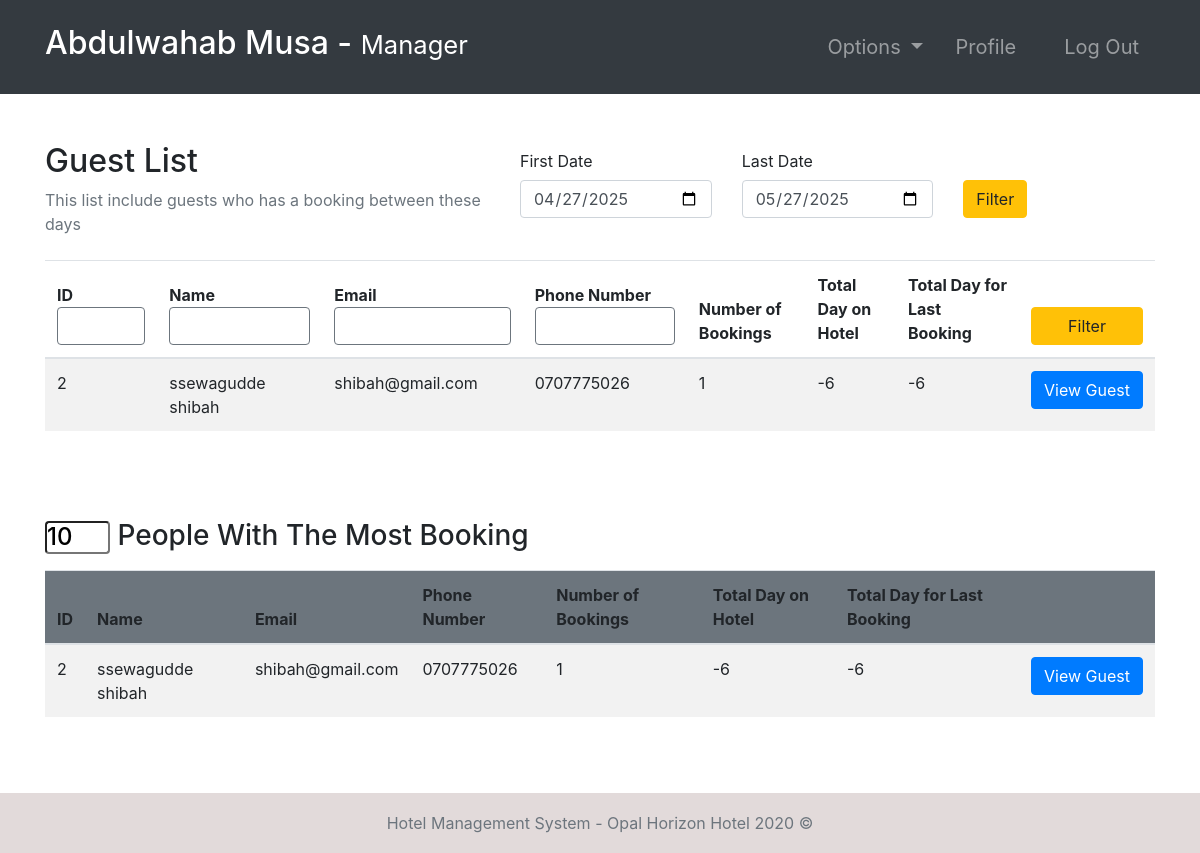
/guests/ (signed in), run on the app's committed database.
### accounts/models.py (models this page shows, shortened)
class Guest(models.Model):
    user = models.OneToOneField(User, null=True, on_delete=models.CASCADE)
    phoneNumber = PhoneNumberField(unique=True)
    def numOfBooking(self):
        Booking = apps.get_model('room', 'Booking')
        return Booking.objects.filter(guest=self).count()
    def numOfDays(self):
        Booking = apps.get_model('room', 'Booking')
        totalDay = 0
        bookings = Booking.objects.filter(guest=self)
        for b in bookings:
            day = b.endDate - b.startDate
            totalDay += int(day.days)
        return totalDay
    def numOfLastBookingDays(self):
        Booking = apps.get_model('room', 'Booking')
        try:
            return int((Booking.objects.filter(guest=self).last().endDate - Booking.objects.filter(guest=self).last().startDate).days)
        except:
            return 0

### room/models.py (models this page shows, shortened)
class Booking(models.Model):
    roomNumber = models.ForeignKey(Room, on_delete=models.CASCADE)
    guest = models.ForeignKey('accounts.Guest', null=True, on_delete=models.CASCADE)
    dateOfReservation = models.DateField(default=timezone.now)
    startDate = models.DateField()
    endDate = models.DateField()

### accounts/views.py (the view, shortened to what this page needs)
# urls.py: path('guests/', guests, name="guests"),
@login_required(login_url='login')
def guests(request):
    role = str(request.user.groups.all()[0])
    path = role + "/"
    topRange = Booking.objects.all().values("guest").annotate(
        total=Count("guest")).order_by("-total")
    topLimit = 10
    topList = []
    for t in topRange:
        if len(topList) > 10:
            break
        else:
            topList.append(Guest.objects.get(id=t.get("guest")))
    bookings = Booking.objects.all()
    fd = datetime.combine(date.today()-timedelta(days=30), datetime.min.time())
    ld = datetime.combine(date.today(), datetime.min.time())
    guests = []
    for b in bookings:
        if b.endDate >= fd.date() and b.startDate <= ld.date():
            if b.guest not in guests:
                guests.append(b.guest)
    context = {
        "role": role,
        "guests": guests,
        "topList": topList,
        "topLimit": topLimit,
        "fd": fd,
        "ld": ld
    }
    return render(request, path + "guests.html", context)

### templates/manager/guests.html
{% extends '../index.html' %}
{% block context %}
{% include '../common_pages/guests.html' %}
{% endblock %}

### templates/incs/nav.html (shortened to what this page needs)
<nav class="navbar navbar-dark bg-dark navbar-expand-lg py-3 " role="navigation">
    <div class="container">
        <a href="" class="navbar-brand">
            <h2 class="text-capitalize">
                {{ request.user.first_name }} {{ request.user.last_name }} -
                <small>
                    {{ role }}
                </small>
            </h2>
        </a>
        <div class="collapse navbar-collapse" id="navbarTags">
            <ul class="navbar-nav ml-auto">
                <li class="nav-item dropdown p-2">
                    <a class="nav-link dropdown-toggle" href="#" id="navbarDropdown" role="button"
                        data-toggle="dropdown" aria-haspopup="true" aria-expanded="false">
                        Options
                    </a>
                </li>
                <li class="nav-item mr-3 p-2">
                    {% if role == 'staff' or role == 'receptionist' or role == 'admin' or role == 'manager' %}
                    <a href="{% url 'employee-profile' user.id %}" class="nav-link">Profile</a>
                    {% endif %}
                </li>
                <li class="nav-item p-2 ">
                    <a href="{% url 'logout' %}" class="nav-link">Log Out</a>
                </li>
            </ul>
        </div>
    </div>
</nav>

### templates/common_pages/guests.html (shortened to what this page needs)
<div class="container py-5">
    <div class="table-header row">
        <div class="col-sm-12 col-md-12 col-lg-5 mb-4">
            <h2>Guest List</h2>
            <span class="text-muted">This list include guests who has a booking between these days</span>
        </div>
        <div class="col-sm-12 col-md-12 col-lg-7">
            <form action="" method="POST">
                <div class="row">
                    <div class="form-group col-4">
                        <label for="example-date-input" class="col-form-label">First Date</label>
                        <div class="">
                            <input class="form-control" type="date"
                                value="{{fd.year}}-{% if fd.month < 10 %}0{{fd.month}}{% else %}{{fd.month}}{% endif %}-{% if fd.day < 10 %}0{{fd.day}}{% else %}{{fd.day}}{% endif %}"
                                name="f_day" id="f_day">
                        </div>
                    </div>
                    <div class="form-group col-4">
                        <label for="example-date-input" class="col-form-label">Last Date</label>
                        <div class="">
                            <input class="form-control" type="date"
                                value="{{ld.year}}-{% if ld.month < 10 %}0{{ld.month}}{% else %}{{ld.month}}{% endif %}-{% if ld.day < 10 %}0{{ld.day}}{% else %}{{ld.day}}{% endif %}"
                                name="l_day" id="l_day">
                        </div>
                    </div>
                    <div class="col-4" style="margin-top:38px;">
                        <button type="submit" class="btn btn-warning" name="filterDate">Filter</button>
                    </div>
                </div>
            </form>
        </div>
    </div>
    <table class="table table-striped">
        <thead>
            <tr>
                <form action="" method="POST">
                    <th>ID<input type="number" name="id" min="0" value="{{id}}"
                            class="form-control border border-secondary">
                    </th>
                    <th>Name<input type="text" name="name" value="{{name}}"
                            class="form-control border border-secondary"></th>
                    <th>Email<input type="text" name="email" value="{{email}}"
                            class="form-control border border-secondary"></th>
                    <th>Phone Number<input type="number" name="number" min="0" value="{{number}}"
                            class="form-control border border-secondary">
                    </th>
                    <th>Number of Bookings</th>
                    <th>Total Day on Hotel</th>
                    <th>Total Day for Last Booking</th>
                    <th><button type="submit" name="filterGuest" class="btn btn-warning w-100">Filter</button></th>
                </form>
            </tr>
        </thead>
        <tbody>
            {% for g in guests %}
            <tr>
                <td>{{g.user.id}}</td>
                <td>{{g.user.first_name}} {{g.user.last_name}}</td>
                <td>{{g.user.email}}</td>
                <td>{{g.phoneNumber}}</td>
                <td>{{g.numOfBooking}}</td>
                <td>{{g.numOfDays}}</td>
                <td>{{g.numOfLastBookingDays}}</td>
                <td> <a href="{% url 'guest-profile' g.user.id %}" class="btn btn-primary w-100">View&nbsp;Guest</a>
                </td>
            </tr>
            {% endfor %}
        </tbody>
    </table>  <br> <br> <br>
        <div class="h3">
            <form action="" method="POST">
                <input type="number" name="top" min="0" value="{{topLimit}}" class="d-inline rounded h4"
                    style="width: 65px;">
                People With The Most Booking
            </form>
        </div>
        <table class="table table-hover table-striped">
            <thead class="bg-secondary rounded">
                <tr>
                    <th>ID</th>
                    <th>Name</th>
                    <th>Email</th>
                    <th>Phone Number</th>
                    <th>Number of Bookings</th>
                    <th>Total Day on Hotel</th>
                    <th>Total Day for Last Booking</th>
                    <th></th>
                </tr>
            </thead>
            <tbody>
                {% for g in topList %}
                <tr>
                    <td>{{g.user.id}}</td>
                    <td>{{g.user.first_name}} {{g.user.last_name}}</td>
                    <td>{{g.user.email}}</td>
                    <td>{{g.phoneNumber}}</td>
                    <td>{{g.numOfBooking}}</td>
                    <td>{{g.numOfDays}}</td>
                    <td>{{g.numOfLastBookingDays}}</td>
                    <td> <a href="{% url 'guest-profile' g.user.id %}"
                            class="btn btn btn-primary w-100">View&nbsp;Guest</a>
                    </td>
                </tr>
                {% endfor %}
            </tbody>
        </table>
</div>

### static/css/main.css (style rules this page uses)
* { margin: 0; padding: 0; -webkit-font-smoothing: antialiased; }
body { position: relative; }
nav .nav-item { font-size: 20px; }

### data on the page
Guest: user.id "2", user.first_name "ssewagudde", user.last_name "shibah", user.email "shibah@gmail.com", phoneNumber "0707775026", numOfBooking "1", numOfDays "-6", numOfLastBookingDays "-6"

### other printed values
{{ request.user.first_name }} "Abdulwahab"
{{ request.user.last_name }} "Musa"
{{ role }} "Manager"
